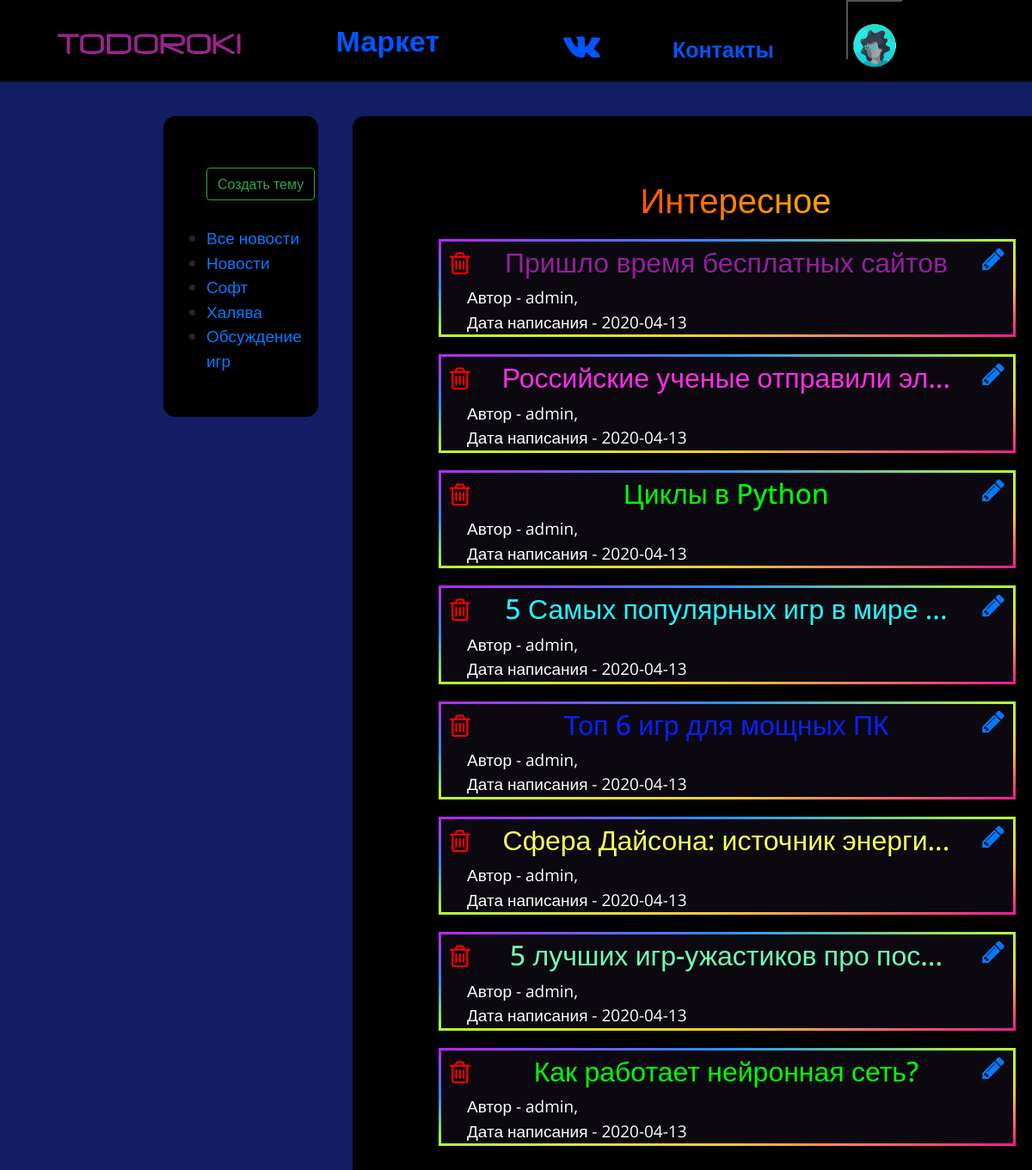
The page / (signed in) on the database its author committed.
### data/users.py (models this page shows, shortened)
class User(SqlAlchemyBase, UserMixin, SerializerMixin):
    __tablename__ = 'users'
    id = sqlalchemy.Column(sqlalchemy.Integer, primary_key=True, autoincrement=True, unique=True)
    nickname = sqlalchemy.Column(sqlalchemy.String, unique=True)
    email = sqlalchemy.Column(sqlalchemy.String)
    hashed_password = sqlalchemy.Column(sqlalchemy.String)
    date_of_registration = sqlalchemy.Column(sqlalchemy.String,
                                             default=datetime.datetime.now().date())
    root = sqlalchemy.Column(sqlalchemy.Boolean, default=False)
    avatar = sqlalchemy.Column(sqlalchemy.String)
    news = orm.relation('News', back_populates='user')

### data/news.py (models this page shows)
class News(SqlAlchemyBase, UserMixin, SerializerMixin):
    __tablename__ = 'news'
    id = sqlalchemy.Column(sqlalchemy.Integer, primary_key=True, autoincrement=True, unique=True)
    color = sqlalchemy.Column(sqlalchemy.String)
    title = sqlalchemy.Column(sqlalchemy.String)
    text = sqlalchemy.Column(sqlalchemy.String)
    creator = sqlalchemy.Column(sqlalchemy.Integer, sqlalchemy.ForeignKey("users.id"))
    date_of_create = sqlalchemy.Column(sqlalchemy.String,  default=datetime.datetime.now().date())
    category = sqlalchemy.Column(sqlalchemy.String)
    user = orm.relation('User')

### main.py (the view)
@app.route("/")  # главная страница
def index():
    session = db_session.create_session()
    new = session.query(news.News).all()
    new.reverse()  # переворачиваем все новости, чтобы новые новости были сверху
    if current_user.is_authenticated:  # если пользователь авторизован
        return render_template('forum.html', title='Todoroki', nickname=current_user.nickname,
                               image=current_user.avatar, news=new)
    return render_template('forum.html', title='Todoroki', news=new)

### data/db_session.py (called while the page is built)
def create_session() -> Session:
    global __factory
    return __factory()

### main.py (called while the page is built)
@login_manager.user_loader
def load_user(user_id):  # функция для загрузки пользователя
    sessions = db_session.create_session()
    return sessions.query(users.User).get(user_id)

### templates/forum.html
{% extends "base.html" %}
{% block content %}
    <div class="themes">
        <ul>
            {% if current_user.is_authenticated %}
                <a href="/news"><button type="button" class="btn btn-outline-success" style="margin-bottom: 30px;">Создать тему</button></a>
            {% endif %}
            <li><a href="/">Все новости</a></li>
            <li><a href="/only_news">Новости</a></li>
            <li><a href="/only_soft">Софт</a></li>
            <li><a href="/only_halyava">Халява</a></li>
            <li><a href="/only_games">Обсуждение игр</a></li>
        </ul>
    </div>
    <div class="contentss">
        <h1 style="text-align:center;" class="login-text rainbow-animated">Интересное</h1>
    {% for item in news %}
        {% set idd = item.id %}
        {% set stylee = "text-align:center;" + "color:#" ~ item.color + ";" %}
        {% set hr = '/discussion/' ~ idd %}
        {% set hr_edit = '/change_news/' ~ idd %}
        {% set hr_delete = '/news_delete/' ~ idd %}
        <div class="rainbowborder">
            {% if current_user.is_authenticated and (current_user.root == 1 or current_user == item.user) %}
                <div style="display: flex; justify-content: space-between;">
                    {% else %}
              <div>
                  {% endif %}
             {% if current_user.is_authenticated and (current_user.root == 1 or current_user == item.user) %}
            <a href={{hr_delete}}><i class="fa fa-trash-o" aria-hidden="true" style="color: red; font-size: 30px; padding-left: 10px; padding-top: 5px;"></i></a>
               {% endif %}
                  {% if item.title|length > 30 %}
                    <a style="text-decoration: none;" href={{hr}}><h2 style={{stylee}}>{{item.title[0:30]}}...</h2></a>
                  {% else %}
                    <a style="text-decoration: none;" href={{hr}}><h2 style={{stylee}}>{{item.title}}</h2></a>
                  {% endif %}
                {% if current_user.is_authenticated and (current_user.root == 1 or current_user == item.user) %}
                        <a href={{hr_edit}}><i class="fa fa-pencil" aria-hidden="true" style="font-size: 30px;padding-right: 10px;"></i></a>
                {% endif %}
                </div>
            <div style="margin-left: 30px; color: white;">
                Автор - {{item.user.nickname}}, <br>
                Дата написания - {{item.date_of_create}}
            </div>
        </div>
        {% endfor %}
    </div>
{% endblock %}

### templates/base.html (shortened to what this page needs)
<!DOCTYPE html>
<html lang="en">
<head>
    <link rel="stylesheet"
          href="https://maxcdn.bootstrapcdn.com/font-awesome/4.7.0/css/font-awesome.min.css">
    <link rel="stylesheet"
          href="https://stackpath.bootstrapcdn.com/bootstrap/4.4.1/css/bootstrap.min.css"
>
    <link rel="stylesheet" href="/static/styles/styles.css" type="text/css">
    <link rel="stylesheet" href="/static/styles/rainbow.css" type="text/css">
</head>
<body>
    <header>
        <div>
            <a href="/"><img src="/static/img/logo.png" alt="logo" class="logo"></a>
            <a href="/market" class="market" style="text-decoration: none;">Маркет</a>
            <nav>
                <ul>
                     {% if current_user.is_authenticated %}
                    <li><a href="https://vk.com/im?sel=-193170178" target="_blank"><i class="fa fa-vk" aria-hidden="true" style="font-size: 40px; text-decoration: none;"></i></a></li>
                    <li><a href="/about">Контакты</i></a></li>
                    {% else %}
                    <li><a href="https://vk.com/im?sel=-193170178" target="_blank"><i class="fa fa-vk" aria-hidden="true" style="font-size: 40px; text-decoration: none;padding-top: 20px"></i></a></li>
                    <li><a href="/about">Контакты</i></a></li>
                    {% endif %}
                    {% if current_user.is_authenticated %}
                         <li><div class="dropdown">
                          <button class="dropdown" type="button" id="dropdownMenuButton" data-toggle="dropdown" aria-haspopup="true" aria-expanded="false" style="height: 70px; background-color: black; border-color: black; margin-right: 10px;">
                            <p><img src={{ image }} style="width: 50px; padding-top: 25px;"></p>
                          </button>
                        </div></li>
                    {% endif %}
                </ul>
            </nav>
        </div>
    </header>
{% block content %}
{% endblock %}
</body>
</html>

### static/styles/styles.css (style rules this page uses)
body { margin: 0; background-color: #131d63; font-family: 'Open Sans', sans-serif; font-weight: 80px; }
.logo { float: left; height: 70px; padding-top: 30px; padding-left: 60px; }
header { background-color: #000000; display: table; width: 100%; height: 90px }
nav { float: right; }
nav ul { margin: 0; list-style: none; padding-right: 140px; }
nav li { display: inline-block; margin-left: 80px; }
nav a { color: #05f; text-decoration: none; font-size: 25px; font-weight: bold }
.market { color: #05f; text-decoration: none; line-height: 95px; font-size: 34px; font-weight: bold; padding-left: 100px; }
.themes { background: #000000; float: left; font-size: 19px; width: 15%; height: 350px; margin-left: 190px; margin-top: 40px; border-radius: 14px; padding-left: 10px; padding-top: 60px; }
.contentss { background: #000000; font-size: 19px; width: 68%; margin-left: 410px; margin-top: 40px; border-radius: 14px; padding-left: 100px; padding-right: 45px; padding-top: 60px; padding-bottom: 60px; }
.rainbowborder { background-color: #0b0810; border: 3px solid transparent; border-image: linear-gradient(to bottom right, #b827fc 0%, #2c90fc 25%, #b8fd33 50%, #fec837 75%, #fd1892 100%); border-image-slice: 1; margin-bottom: 20px; padding-top: 5px; }
div img { height: auto; width: auto; max-width: 600px; max-height: 600px; display: block; margin-left: auto; margin-right: auto }

### static/styles/rainbow.css (style rules this page uses)
.rainbow-animated { background: linear-gradient(to right, red, orange, yellow, green, cyan, blue, violet); background-size: 400% 400%; -webkit-background-clip: text; -webkit-text-fill-color: transparent; -webkit-animation: rainbow 20s ease infinite; animation: rainbow 20s ease infinite; font-size: 40px; line-height: 75px; padding-left: 20px; }

### rows shown on the page
User: avatar (picture)
News: title "Пришло время бесплатных сайтов", user.nickname "admin", date_of_create "2020-04-13"
News: title "Российские ученые отправили эл", user.nickname "admin", date_of_create "2020-04-13"
News: title "Циклы в Python", user.nickname "admin", date_of_create "2020-04-13"
News: title "5 Самых популярных игр в мире", user.nickname "admin", date_of_create "2020-04-13"
News: title "Топ 6 игр для мощных ПК", user.nickname "admin", date_of_create "2020-04-13"
News: title "Сфера Дайсона: источник энерги", user.nickname "admin", date_of_create "2020-04-13"
News: title "5 лучших игр-ужастиков про пос", user.nickname "admin", date_of_create "2020-04-13"
News: title "Как работает нейронная сеть?", user.nickname "admin", date_of_create "2020-04-13"
